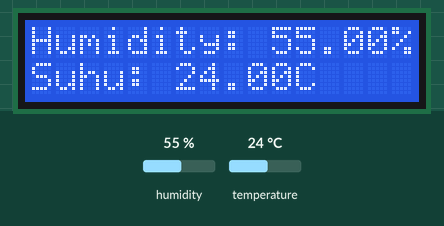
A sketch run on a simulated ESP8266 (NodeMCU). Parts: 16×2 character LCD. The inputs (shaded band) are chosen by the test bench; at power-on: humidity 55 %, temperature 24 °C.

Above: at 1.2 s.
1.3 s: humidity set to 22 %
At 2.9 s:
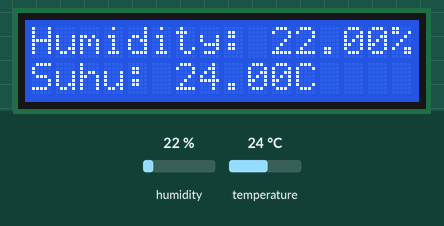
4.1 s: temperature set to 12 °C
At 5.1 s:
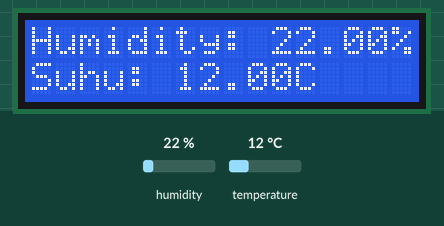
6.9 s: humidity set to 40 %
At 9.5 s:
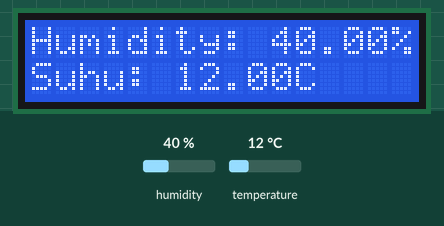
9.9 s: temperature set to 19 °C
At 11.7 s:
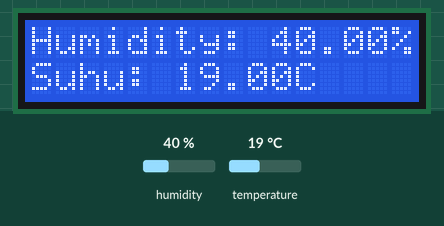
Timing chart, 0 to 13.2 s (numbered marks = the images above; inputs shaded):
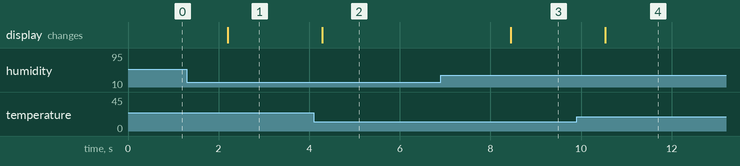

The sketch:

S-ESP8266_dengan_sensor_DHT11_dan_LCD16x2.ino
```cpp
#include <DHT.h>
#include <Wire.h>
#include <LiquidCrystal_I2C.h>

#define DHTPIN D4
#define DHTTYPE DHT11
DHT dht(DHTPIN, DHTTYPE);

LiquidCrystal_I2C lcd(0x27,16,2); // Alamat I2C 0x27, 16 kolom, 2 baris

void setup() {
      dht.begin();
      Wire.begin();
      lcd.init();
      lcd.backlight();
    }

void loop() {
      lcd.clear();
      float humidity = dht.readHumidity();
      float temperature = dht.readTemperature();

      lcd.setCursor(0, 0);
      lcd.print("Humidity: ");
      lcd.print(humidity);
      lcd.print("%");

      lcd.setCursor(0, 1);
      lcd.print("Suhu: ");
      lcd.print(temperature);
      lcd.print("C");
      delay(1000);
    }
```

Tugas1.cpp
```cpp
#include <ESP8266WiFi.h>
#include <BlynkSimpleEsp8266.h>

char auth[] = "TOKEN_OTENTIKASI_ANDA";
char ssid[] = "NAMA_SSID_WIFI_ANDA";
char password[] = "KATA_SANDI_WIFI_ANDA";

void setup() {
  Serial.begin(115200);
  Blynk.begin(auth, ssid, password);
}

void loop() {
  Blynk.run();
}
```

Measured:
- after the input at 1.3 s, the display: changes after 0.90 s (image 1)
- after the input at 4.1 s, the display: changes after 0.18 s (image 2)
- after the input at 6.9 s, the display: changes after 1.5 s (image 3)
- after the input at 9.9 s, the display: changes after 0.63 s (image 4)
